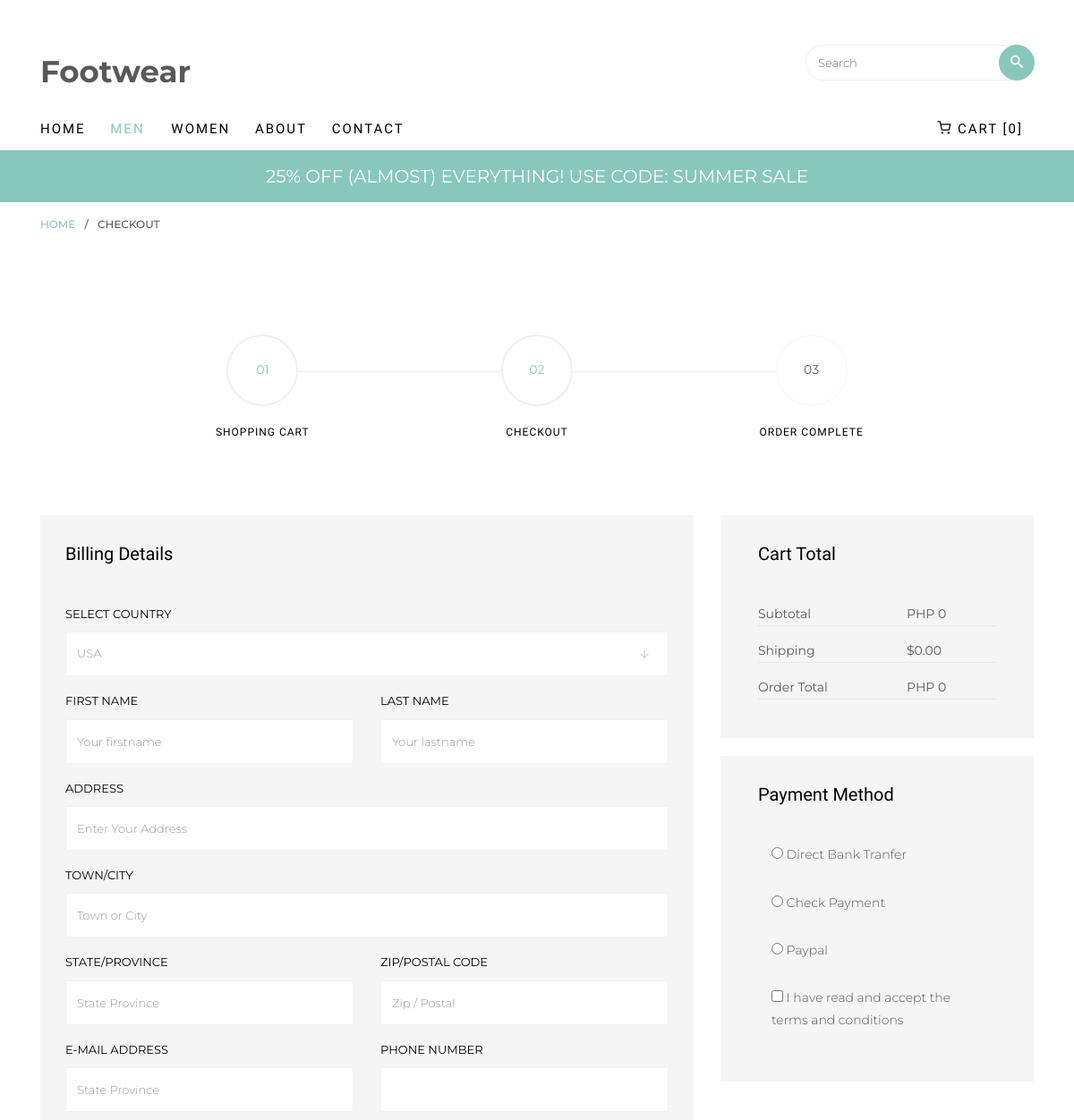
The app's page /checkout.php (signed in, upper part), older data.
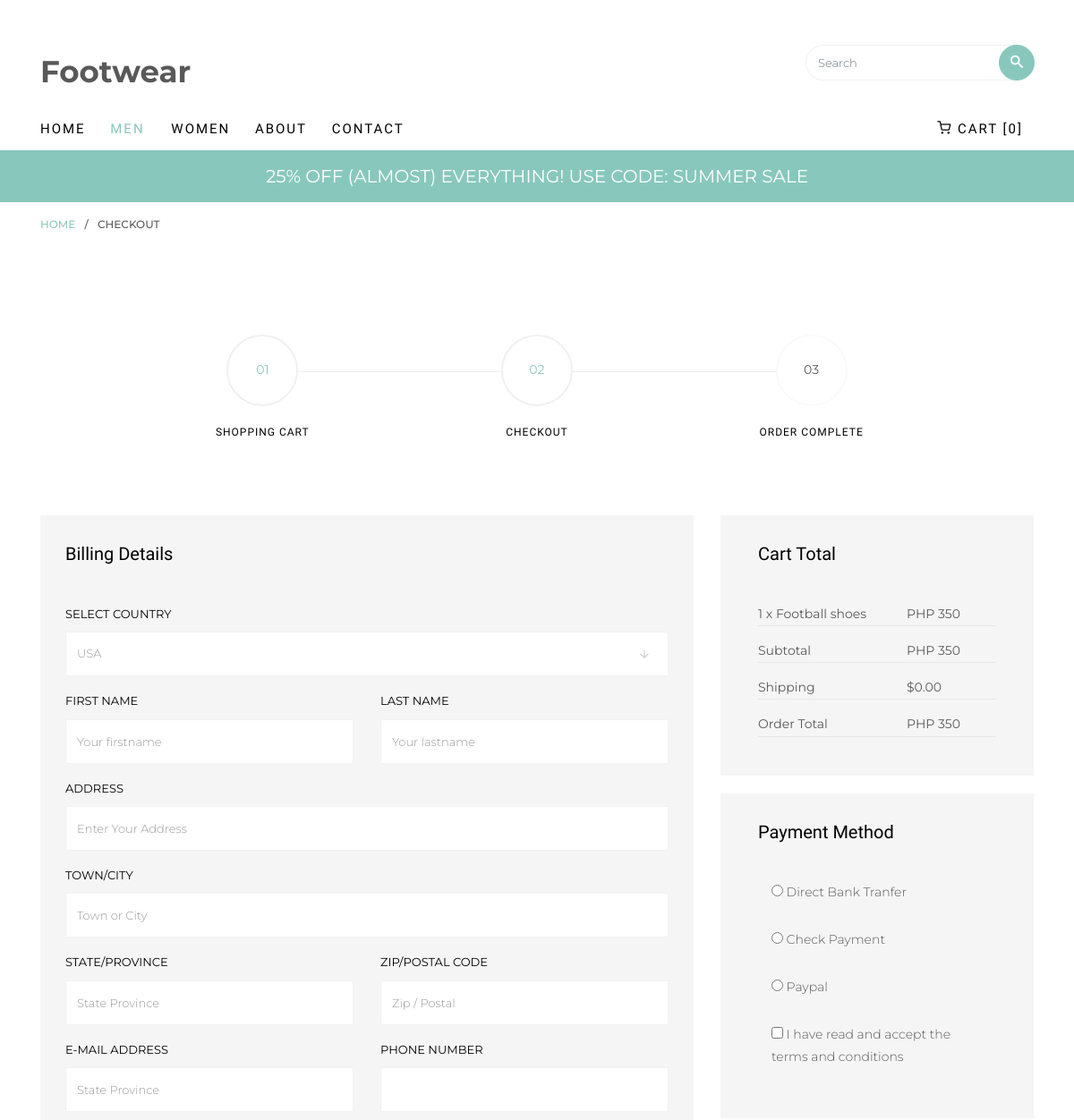
The same page, newer data.
### tables this page shows
CREATE TABLE `orders` (
  `order_id` int(50) NOT NULL,
  `user_id` int(50) NOT NULL,
  `product_id` int(50) NOT NULL,
  `order_price` double NOT NULL,
  `order_quantity` int(50) NOT NULL,
  `order_status` text NOT NULL,
  `deliver_status` text NOT NULL,
  `address` text NOT NULL
);

CREATE TABLE `product` (
  `product_id` int(50) NOT NULL,
  `user_id` int(50) NOT NULL,
  `category_id` int(50) NOT NULL,
  `product_name` text NOT NULL,
  `product_price` int(50) NOT NULL,
  `product_quantity` int(50) NOT NULL
);

### classes/Database.php (called while the page is built, shortened)
<?php
class Database{
    private $servername = "localhost";
    private $username = "root";
    private $password = "";
    private $database = "ec";
    public function __construct()
    {
        $this->conn = new mysqli($this->servername, $this->username, $this->password, $this->database);
        return $this->conn;
    }
}

### classes/Order.php (called while the page is built, shortened)
<?php
require_once "Database.php";
class Order extends Database
{
    public function getOrderCart()
    {
        $sql = "SELECT * FROM orders INNER JOIN product ON orders.product_id = product.product_id WHERE order_status = 'yet'";
        $result = $this->conn->query($sql) or die("Conection error: " . $this->conn->connect_error);
        $rows = array();
        while ($row = $result->fetch_assoc()) {
            $rows[] = $row;
        }
        return $rows;
    }
}

### checkout.php (the view, shortened to what the changed rows need)
<?php
require_once "classes/Order.php";
$order = new Order;
$result = $order->getOrderCart();
?>
<!DOCTYPE HTML>
<html>
<head>
	<link rel="stylesheet" href="css/animate.css">
	<link rel="stylesheet" href="css/icomoon.css">
	<link rel="stylesheet" href="css/ionicons.min.css">
	<link rel="stylesheet" href="css/bootstrap.min.css">
	<link rel="stylesheet" href="css/magnific-popup.css">
	<link rel="stylesheet" href="css/flexslider.css">
	<link rel="stylesheet" href="css/owl.carousel.min.css">
	<link rel="stylesheet" href="css/owl.theme.default.min.css">
	<link rel="stylesheet" href="css/bootstrap-datepicker.css">
	<link rel="stylesheet" href="fonts/flaticon/font/flaticon.css">
	<link rel="stylesheet" href="css/style.css">
</head>
<body>
	<div id="page">
		<div class="colorlib-product">
			<div class="container">
				<div class="row">
					<div class="col-lg-8">
						<form method="post" class="colorlib-form" action="orderAction.php">
							<h2>Billing Details</h2>
						</form>
					</div>
					<div class="col-lg-4">
						<div class="row">
							<div class="col-md-12">
								<div class="cart-detail">
									<h2>Cart Total</h2>
									<ul>
										<li>
											<ul>
												<?php
												$subtotal = 0;
												foreach ($result as $key => $row) {
													$name = $row['product_name'];
													$price = $row['order_price'];
													$quantity = $row['order_quantity'];
													$sum = $price * $quantity;
													$subtotal += $sum;
													echo "<li><span>" . $quantity . " x " .  $name . "</span> <span> PHP " . $price . "</span></li>";
												}
											?>
											</ul>
										</li>
										<li><span>Subtotal</span> <span>PHP
												<?php echo $subtotal; ?></span></li>
										<li><span>Order Total</span> <span>PHP
												<?php $total = $subtotal + 0; echo $total; ?></span></li>
									</ul>
								</div>
							</div>
							<div class="col-md-12">
								<div class="cart-detail">
									<h2>Payment Method</h2>
								</div>
							</div>
						</div>
					</div>
				</div>
			</div>
		</div>
	</div>
</body>
</html>

Row changes from the older to the newer data that the page shows:
added orders: order_quantity "1", product.product_name "Football shoes", order_price "350"
Text that changed along with them:
$subtotal: "0" → "350"
$total: "0" → "350"
